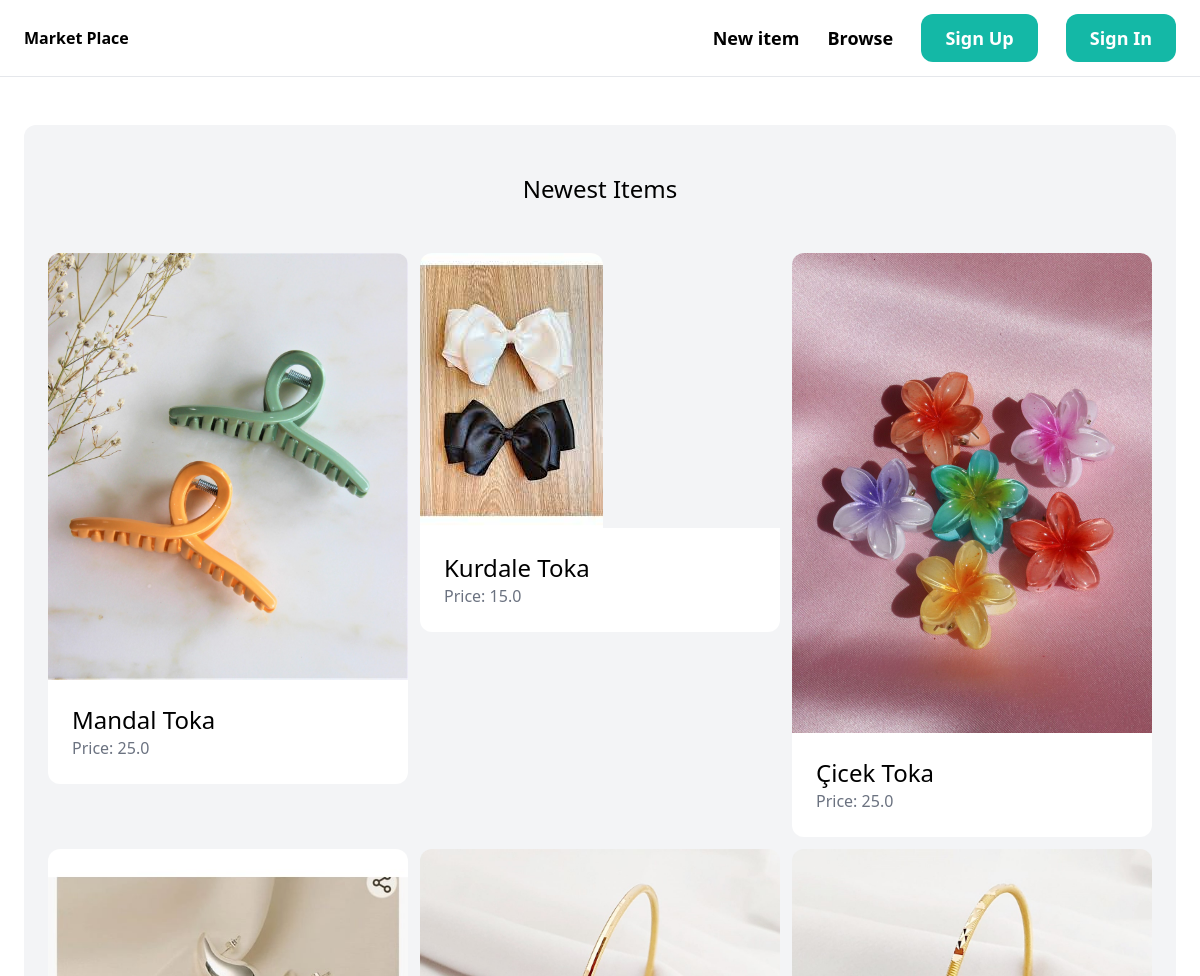
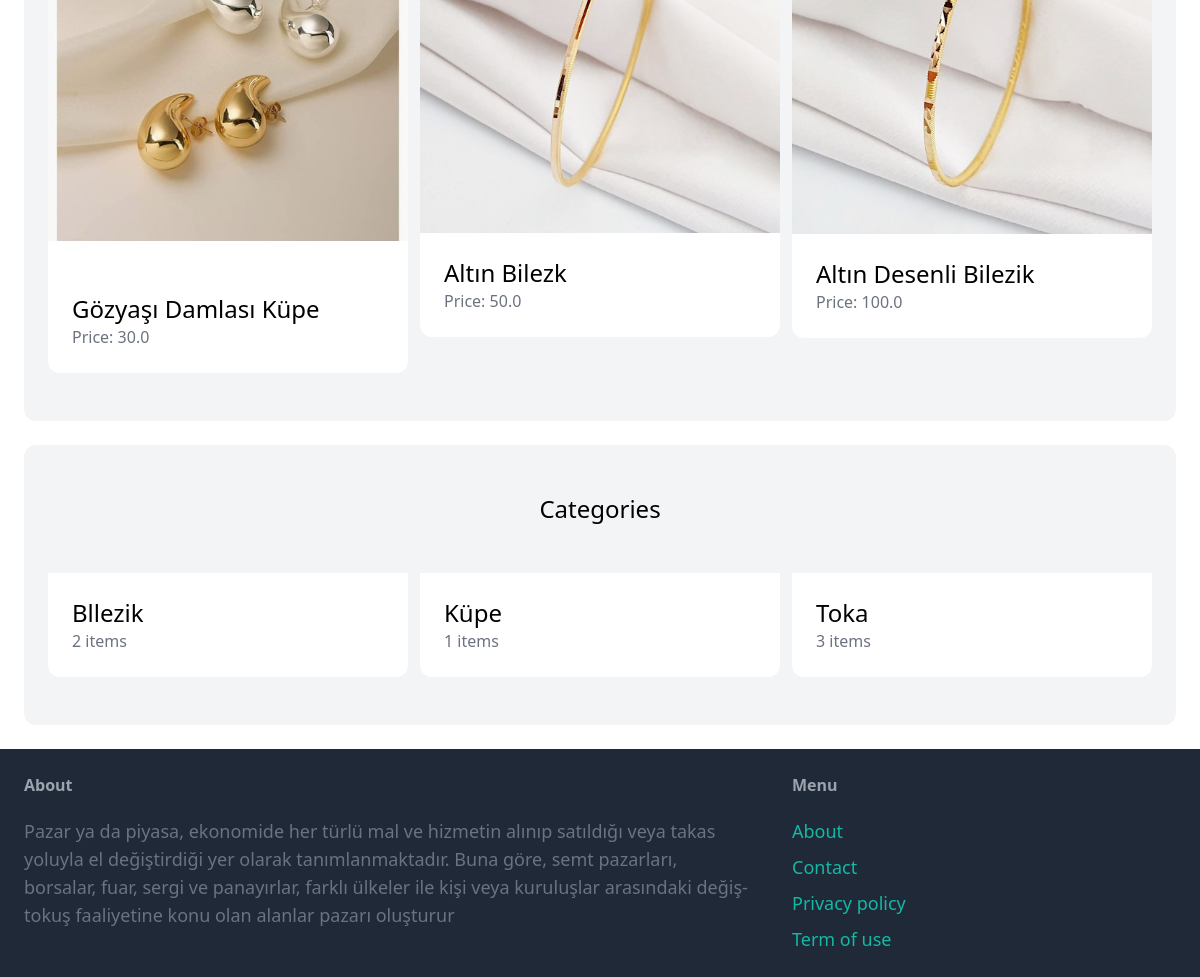
/, run on an earlier commit of the app's database (2 pictures, top to bottom).
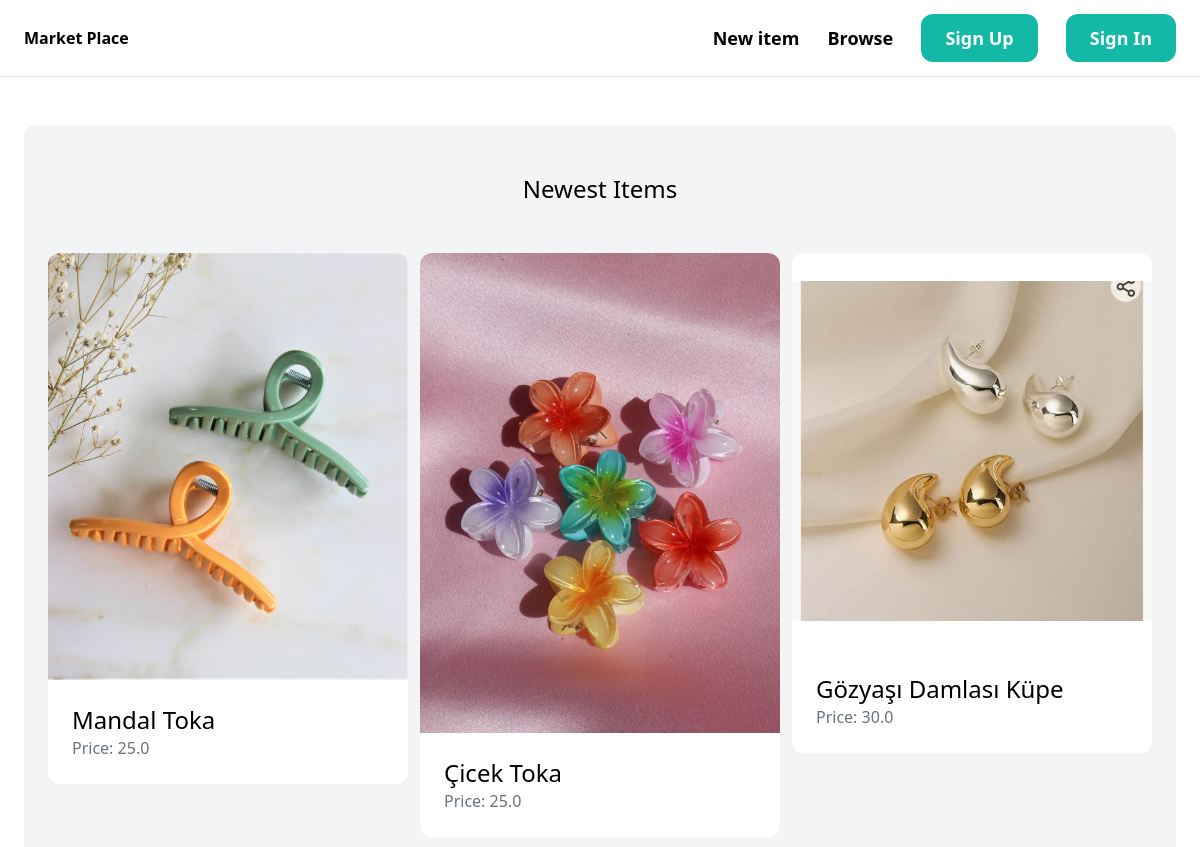
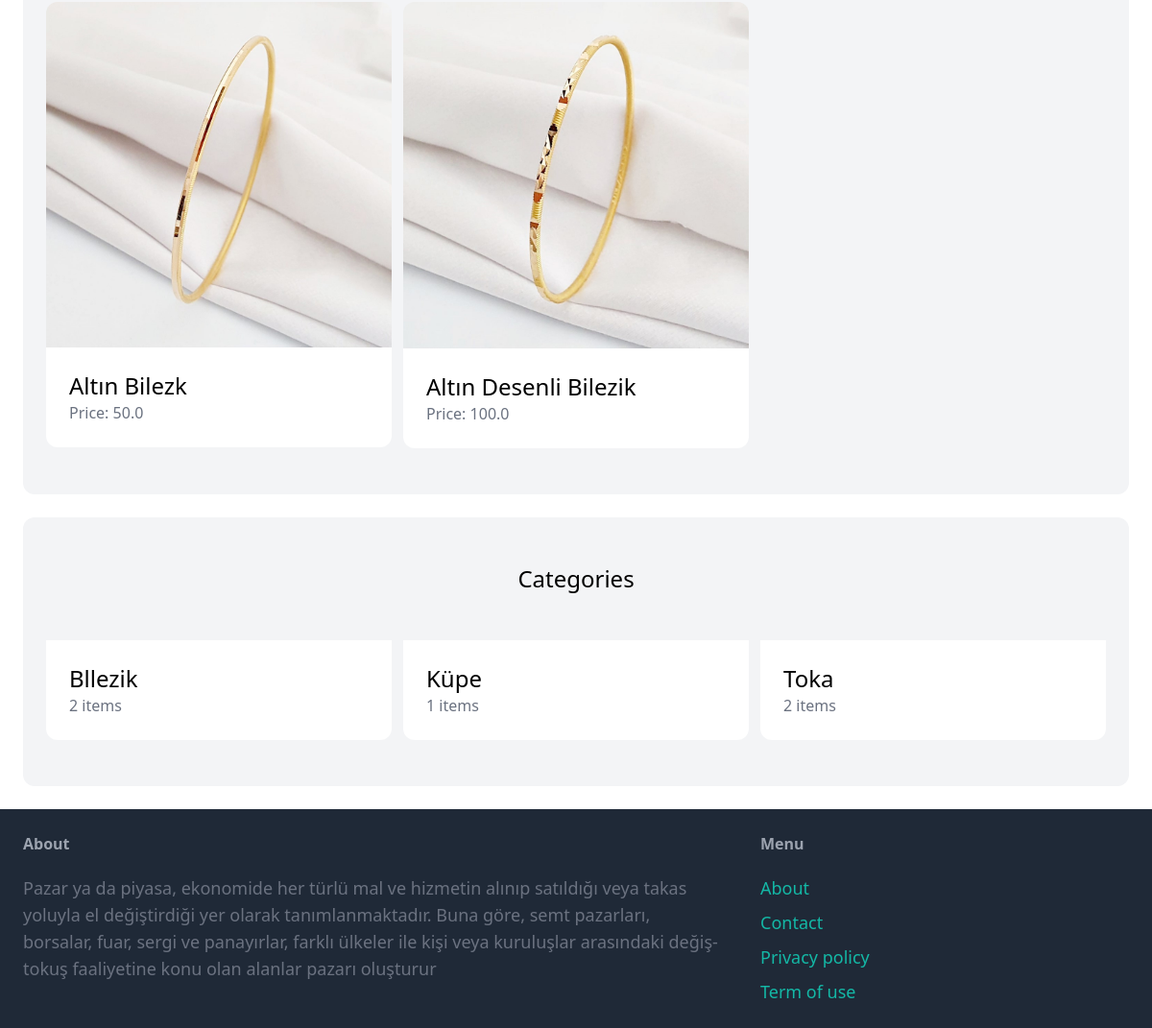
And on a later commit of the database (2 pictures, top to bottom).
### item/models.py (models this page shows, shortened)
class Item(models.Model):
    category = models.ForeignKey(Category, related_name='items', on_delete=models.CASCADE)
    name = models.CharField(max_length=255)
    description = models.TextField(blank=True, null=True)
    price = models.FloatField()
    image = models.ImageField(upload_to='item_images', blank=True, null=True)
    is_sold = models.BooleanField(default=False)
    created_by = models.ForeignKey(User, related_name='items', on_delete=models.CASCADE)
    created_at = models.DateTimeField(auto_now_add=True)

class Category(models.Model):
    name = models.CharField(max_length=255)
    class Meta:
        ordering = ('name',)
        verbose_name_plural = 'Categories'

### marketplace/views.py (the view)
# urls.py: path("", views.dashboard, name='index')
def index(request):
    items = Item.objects.filter(is_sold = False)[0:6]
    categories = Category.objects.all()
    context = {
        'categories': categories,
        'items': items,
    }
    return render(request, 'marketplace/index.html', context)

### templates/marketplace/index.html (shortened to what this page needs)
{% extends 'marketplace/base.html' %}
{% block content %}
<div class="mt-6 px-6 py-12 bg-gray-100 rounded-xl ">
    <h2 class="mb-12 text-2xl text-center"> Newest Items</h2>
    <div class="grid grid-cols-3 gap-3">
        {% for item in items %}
        <div>
            <a href="{% url 'item:detail' item.id %}">
                <div>
                    <img src="{{ item.image.url }}" class="rounded-t-xl">
                </div>
            <div class="p-6 bg-white rounded-b-xl">
                <h2 class="text-2xl">{{ item.name }}</h2>
                <p class="text-gray-500"> Price: {{ item.price }}</p>
            </div>
                </a>
        </div>
        {% endfor %}
    </div>
</div>
 <div class="mt-6 px-6 py-12 bg-gray-100 rounded-xl ">
     <h2 class="mb-12 text-2xl text-center" > Categories </h2>
     <div class="grid grid-cols-3 gap-3">
         {% for category in categories %}
            <div>
                <a href="#">
                    <div class="p-6 bg-white rounded-b-xl">
                    <h2 class="text-2xl">{{ category.name }}</h2>
                    <p class="text-gray-500"> {{ category.items.count }} items</p>
                </div>
                </a>
            </div>
        {% endfor %}
     </div>
</div>
{% endblock %}

What changed in the data, as far as the page shows it:
removed Item: image (picture), name "Kurdale Toka", price "15.0"
computed for Category "Toka": items.count "3" → "2"
